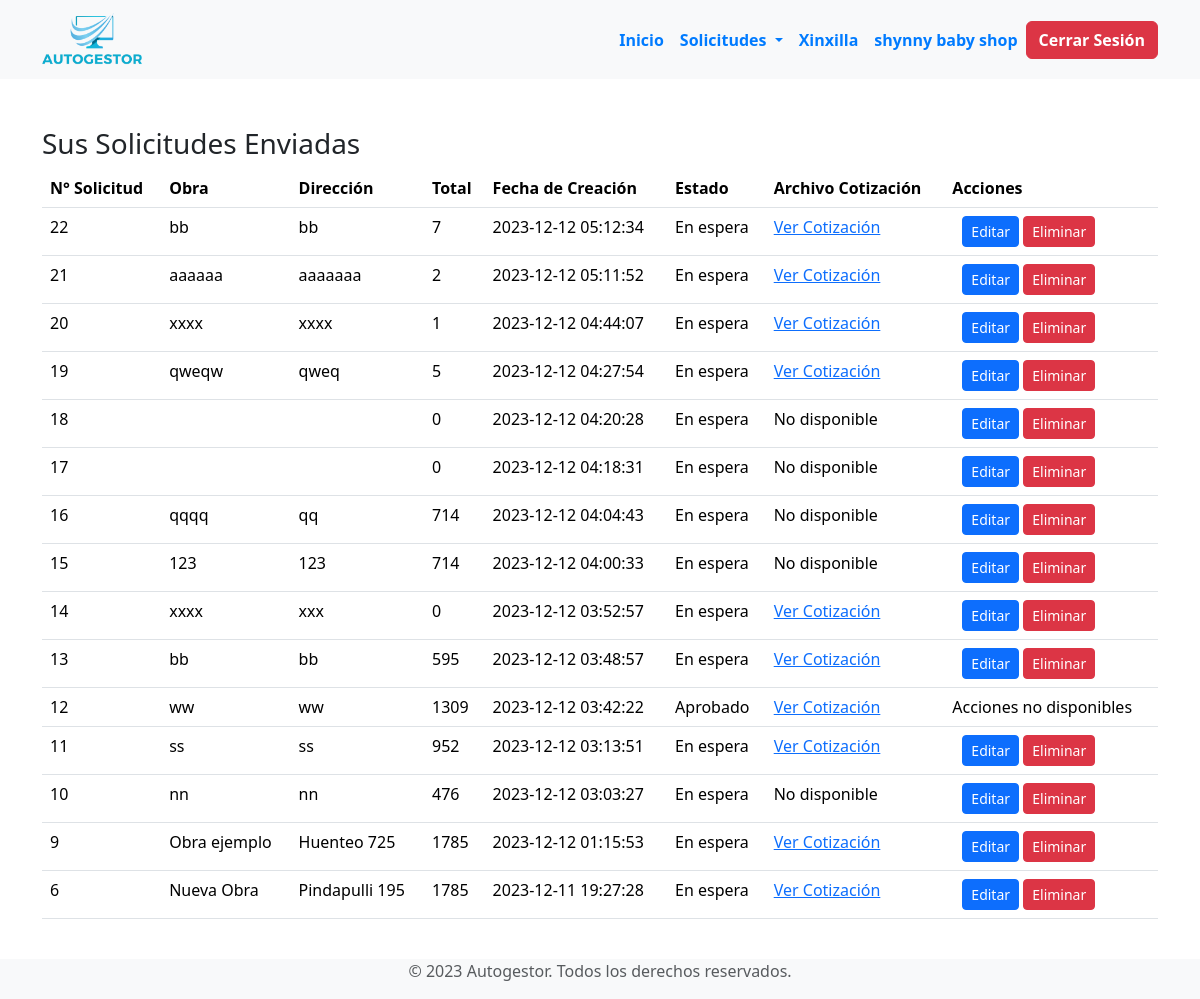
/secciones/empresas/residente/interfaz_usuario_residente/estado_solicitudes.php (signed in), run on the app's committed database.
### tables this page shows
CREATE TABLE `empresas` (
  `id` int(11) NOT NULL,
  `nombre_usuario` varchar(50) NOT NULL,
  `password` varchar(255) NOT NULL,
  `nombre_empresa` varchar(100) NOT NULL,
  `rut_empresa` varchar(20) NOT NULL,
  `giro_comercial` varchar(100) NOT NULL,
  `correo_empresa` varchar(100) NOT NULL,
  `numero_contacto` varchar(15) NOT NULL,
  `fecha_registro` timestamp NOT NULL DEFAULT current_timestamp()
);

CREATE TABLE `solicitudes_orden_compra` (
  `id_solicitud` int(11) NOT NULL,
  `id_residente` int(11) DEFAULT NULL,
  `id_empresa` int(11) DEFAULT NULL,
  `fecha_creacion` timestamp NOT NULL DEFAULT current_timestamp(),
  `obra` varchar(255) DEFAULT NULL,
  `direccion` varchar(255) DEFAULT NULL,
  `solicitado_por` varchar(255) DEFAULT NULL,
  `total_neto` int(11) DEFAULT NULL,
  `iva` int(11) DEFAULT NULL,
  `total` int(11) DEFAULT NULL,
  `metodo_pago` varchar(50) DEFAULT NULL,
  `nombre_pago` varchar(255) DEFAULT NULL,
  `rut_pago` varchar(20) DEFAULT NULL,
  `correo_pago` varchar(100) DEFAULT NULL,
  `banco` varchar(100) DEFAULT NULL,
  `numero_cuenta` varchar(50) DEFAULT NULL,
  `archivo_cotizacion` varchar(255) DEFAULT NULL,
  `estado` varchar(50) DEFAULT 'En espera',
  `fecha_pago` varchar(50) DEFAULT NULL
);

### secciones/empresas/residente/interfaz_usuario_residente/estado_solicitudes.php (the view, shortened to what this page needs)
<?php
include("../../../../bd.php");
include("./templates_residente/header_residente.php");
$id_residente = $_SESSION['id_residente'] ?? null;
if ($id_residente) {
    $stmt = $conexion->prepare("SELECT * FROM solicitudes_orden_compra WHERE id_residente = :id_residente ORDER BY fecha_creacion DESC");
    $stmt->bindParam(':id_residente', $id_residente, PDO::PARAM_INT);
    $stmt->execute();
    $solicitudes = $stmt->fetchAll(PDO::FETCH_ASSOC);
    echo "<div class='container mt-5'>";
    echo "<h3>Sus Solicitudes Enviadas</h3>";
    echo "<table class='table'>";
    echo "<thead><tr><th>N° Solicitud</th><th>Obra</th><th>Dirección</th><th>Total</th><th>Fecha de Creación</th><th>Estado</th><th>Archivo Cotización</th><th>Acciones</th></tr></thead>";
    echo "<tbody>";
    foreach ($solicitudes as $solicitud) {
        echo "<tr>";
        echo "<td>" . htmlspecialchars($solicitud['id_solicitud']) . "</td>";
        echo "<td>" . htmlspecialchars($solicitud['obra']) . "</td>";
        echo "<td>" . htmlspecialchars($solicitud['direccion']) . "</td>";
        echo "<td>" . htmlspecialchars($solicitud['total']) . "</td>";
        echo "<td>" . htmlspecialchars($solicitud['fecha_creacion']) . "</td>";
        echo "<td>" . htmlspecialchars($solicitud['estado']) . "</td>";
        if (!empty($solicitud['archivo_cotizacion'])) {
            echo "<td><a href='" . htmlspecialchars($solicitud['archivo_cotizacion']) . "' target='_blank'>Ver Cotización</a></td>";
        } else {
            echo "<td>No disponible</td>";
        }
        if ($solicitud['estado'] == 'En espera') {
            echo "<td><a class='btn btn-primary btn-sm' href='editar_solicitud.php?id_solicitud=" . $solicitud['id_solicitud'] . "'>Editar</a> <a class='btn btn-danger btn-sm' href='?eliminar=1&id_solicitud=" . $solicitud['id_solicitud'] . "' onclick='return confirm(\"¿Estás seguro de querer eliminar esta solicitud?\")'>Eliminar</a></td>";
        } else {
            echo "<td>Acciones no disponibles</td>";
        }
        echo "</tr>";
    }
    echo "</tbody></table></div>";
} else {
    echo "<div class='container mt-5'><p>Error: No se pudo identificar al residente.</p></div>";
}
include("./templates_residente/footer_residente.php");
?>

### secciones/empresas/residente/interfaz_usuario_residente/templates_residente/header_residente.php (shortened to what this page needs)
<?php
$url_base = "http://localhost/ProyectoOC/";
$url_base2 = "http://localhost/ProyectoOC/secciones/empresas/residente_obra/interfaz_usuario_residente/";
$id_residente = $_SESSION['id_residente'];
$nombre_empresa = '';
$sentencia = $conexion->prepare("SELECT e.nombre_empresa FROM residentes_obra ro
                                 JOIN empresas e ON ro.id_empresa = e.id
                                 WHERE ro.id = :id_residente");
$sentencia->bindParam(':id_residente', $id_residente, PDO::PARAM_INT);
$sentencia->execute();
$resultado = $sentencia->fetch(PDO::FETCH_ASSOC);
if ($resultado) {
    $nombre_empresa = $resultado['nombre_empresa'];
}
?>
<!DOCTYPE html>
<html lang="es">
<head>
    <link href="https://cdn.jsdelivr.net/npm/bootstrap@5.3.2/dist/css/bootstrap.min.css" rel="stylesheet">
    <link rel="stylesheet" type="text/css" href="<?php echo $url_base; ?>CSS/styles.css">
</head>
<body class="d-flex flex-column min-vh-100">
<header>
    <nav class="navbar navbar-expand-md navbar-light bg-light">
        <div class="container">
            <a class="navbar-brand mx-auto mx-md-0" href="<?php echo $url_base2; ?>index_empresa.php">
            <img src="<?php echo $url_base; ?>img/logo.png" alt="Logotipo de la Web" id="logotipo" style="max-width: 100px; height: auto;">
            </a>
            <div class="collapse navbar-collapse" id="navbarNavDropdown">
                <ul class="navbar-nav ml-auto">
                    <li class="nav-item">
                        <a class="nav-link" href="index_usuario_residente.php"><strong>Inicio</strong></a>
                    </li>
                    <li class="nav-item dropdown">
                        <a class="nav-link dropdown-toggle" href="#" id="navbarDropdown" role="button" data-bs-toggle="dropdown" aria-expanded="false">
                            Solicitudes
                        </a>
                    </li>
                    <?php if (isset($_SESSION['nombre_residente'])) : ?>
                    <li class="nav-item">
                        <a class="nav-link" id="info-usuario"><strong><?php echo $_SESSION['nombre_residente']; ?></strong></a>
                    </li>
                    <?php endif; ?>
                    <?php if (isset($_SESSION['id_residente'])) : ?>
                    <li class="nav-item">
                        <a class="nav-link" id="info-empresa"><strong><?php echo $nombre_empresa; ?></strong></a>
                    </li>
                    <?php endif; ?>
                    </ul>
            <div class="text-end">
                <a href="<?php echo $url_base2; ?>cerrar_sesion.php" class="btn btn-danger"><strong>Cerrar Sesión</strong></a>
            </div>
        </div>
    </nav>
</header>

### CSS/styles.css (style rules this page uses)
.navbar-brand img { max-width: 180px; height: auto; }
.navbar-nav { margin-left: auto; }
.navbar-nav a { color: #007BFF; transition: color 0.3s ease; font-weight: bold; }
.btn-outline-primary, .btn-primary { margin-left: 10px; }
.text-end { display: flex; align-items: center; }
html, body { display: flex; flex-direction: column; min-height: 100vh; }

### data on the page
empresas: nombre_empresa "shynny baby shop"
solicitudes_orden_compra: id_solicitud "22", obra "bb", direccion "bb", total "7", fecha_creacion "2023-12-12 05:12:34", estado "En espera"
solicitudes_orden_compra: id_solicitud "21", obra "aaaaaa", direccion "aaaaaaa", total "2", fecha_creacion "2023-12-12 05:11:52", estado "En espera"
solicitudes_orden_compra: id_solicitud "20", obra "xxxx", direccion "xxxx", total "1", fecha_creacion "2023-12-12 04:44:07", estado "En espera"
solicitudes_orden_compra: id_solicitud "19", obra "qweqw", direccion "qweq", total "5", fecha_creacion "2023-12-12 04:27:54", estado "En espera"
solicitudes_orden_compra: id_solicitud "18", total "0", fecha_creacion "2023-12-12 04:20:28", estado "En espera", shows "No disponible"
solicitudes_orden_compra: id_solicitud "17", total "0", fecha_creacion "2023-12-12 04:18:31", estado "En espera", shows "No disponible"
solicitudes_orden_compra: id_solicitud "16", obra "qqqq", direccion "qq", total "714", fecha_creacion "2023-12-12 04:04:43", estado "En espera", shows "No disponible"
solicitudes_orden_compra: id_solicitud "15", obra "123", direccion "123", total "714", fecha_creacion "2023-12-12 04:00:33", estado "En espera", shows "No disponible"
solicitudes_orden_compra: id_solicitud "14", obra "xxxx", direccion "xxx", total "0", fecha_creacion "2023-12-12 03:52:57", estado "En espera"
solicitudes_orden_compra: id_solicitud "13", obra "bb", direccion "bb", total "595", fecha_creacion "2023-12-12 03:48:57", estado "En espera"
solicitudes_orden_compra: id_solicitud "12", obra "ww", direccion "ww", total "1309", fecha_creacion "2023-12-12 03:42:22", estado "Aprobado", shows "Acciones no disponibles"
solicitudes_orden_compra: id_solicitud "11", obra "ss", direccion "ss", total "952", fecha_creacion "2023-12-12 03:13:51", estado "En espera"
solicitudes_orden_compra: id_solicitud "10", obra "nn", direccion "nn", total "476", fecha_creacion "2023-12-12 03:03:27", estado "En espera", shows "No disponible"
solicitudes_orden_compra: id_solicitud "9", obra "Obra ejemplo", direccion "Huenteo 725", total "1785", fecha_creacion "2023-12-12 01:15:53", estado "En espera"
solicitudes_orden_compra: id_solicitud "6", obra "Nueva Obra", direccion "Pindapulli 195", total "1785", fecha_creacion "2023-12-11 19:27:28", estado "En espera"

### other printed values
$_SESSION['nombre_residente'] "Xinxilla"
